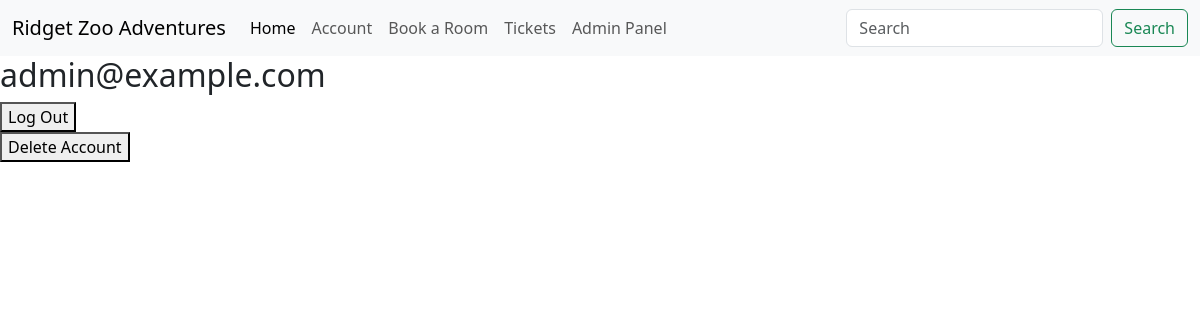
Page /account (signed in) on the earlier database version.
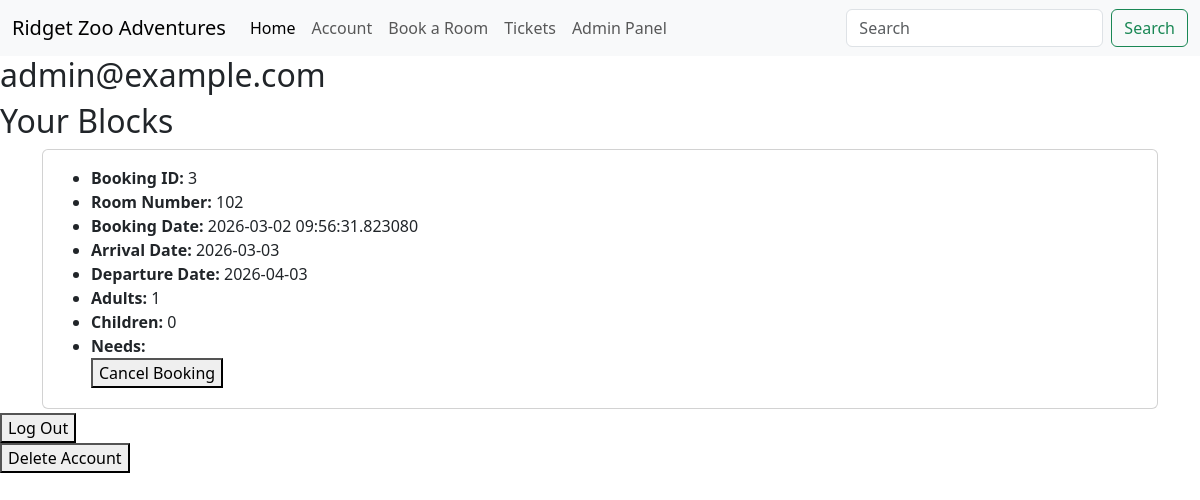
Same page on the later database version.
### database.py (models this page shows, shortened)
class User(db.Model, UserMixin):
    user_id = db.Column(db.Integer, primary_key=True)
    email = db.Column(db.String(120), unique=True, nullable=False)
    password = db.Column(db.String(128), nullable=False)
    send_email = db.Column(db.Boolean, default=True)
    is_admin = db.Column(db.Boolean, default=False)

class hotel_bookings(db.Model):
    booking_id = db.Column(db.Integer, primary_key=True)
    user_id = db.Column(db.Integer, db.ForeignKey('user.user_id'), nullable=False)
    room_id = db.Column(db.Integer, db.ForeignKey('rooms.room_id'), nullable=False)
    room_number = db.Column(db.String(50), nullable=False)
    booking_date = db.Column(db.String, nullable=False)
    check_in_date = db.Column(db.String, nullable=False)
    check_out_date = db.Column(db.String, nullable=False)
    adults = db.Column(db.Integer, nullable=False)
    children = db.Column(db.Integer, nullable=False)
    needs = db.Column(db.String(200), nullable=True)
    price = db.Column(db.Float, nullable=False)

### routes.py (the view)
@routes_blueprint.route('/account')
@login_required
def account():
    email = current_user.email
    user_bookings = hotel_bookings.query.filter_by(user_id=current_user.user_id).all()
    user_tickets = tickets.query.filter_by(user_id=current_user.user_id).all()
    return render_template('account.html', bookings=user_bookings, email=email, tickets=user_tickets)

### mock.py (called while the page is built)
@login_manager.user_loader
def load_user(user_id):
    return User.query.get(int(user_id))

### templates/account.html (shortened to what this page needs)
{% extends "base.html" %}
{% block content %}
<h2>{{ email }}</h2>
{% if bookings %}
{% if current_user.is_admin %}
    <h2>Your Blocks</h2>
{% endif %}
{% for booking in bookings %}
<div class="container mt-1">
    <div class="card mb-1">
        <div class="card-body">
            <ul class="mb-1">
                <form action="{{ url_for('routes.cancel_booking') }}" method="POST">
                <li><strong>Booking ID:</strong> {{ booking.booking_id }}</li>
                <li><strong>Room Number:</strong> {{ booking.room_number }}</li>
                <li><strong>Booking Date:</strong> {{ booking.booking_date }}</li>
                <li><strong>Arrival Date:</strong> {{ booking.check_in_date }}</li>
                <li><strong>Departure Date:</strong> {{ booking.check_out_date }}</li>
                <li><strong>Adults:</strong> {{ booking.adults }}</li>
                <li><strong>Children:</strong> {{ booking.children }}</li>
                <li><strong>Needs:</strong> {{ booking.needs }}</li>
                <button type="submit">Cancel Booking</button>
                </form>
            </ul>
        </div>
    </div>
</div>
{% endfor %}
{% endif %}
<form action="{{ url_for('routes.logout') }}" method="POST">
    <button type="submit">Log Out</button>
</form>
<form action="{{ url_for('routes.delete_account') }}" method="POST">
    <button type="submit">Delete Account</button>
</form>
{% endblock %}

### templates/base.html (shortened to what this page needs)
{% from 'bootstrap5/form.html' import render_form %}
<!DOCTYPE html>
<html lang="en">
<head>
    {{ bootstrap.load_css() }}
</head>
<body>
<nav class="navbar navbar-expand-lg navbar-light bg-light">
  <div class="container-fluid">
    <a class="navbar-brand" href="/">Ridget Zoo Adventures</a>
    <div class="collapse navbar-collapse" id="navbarSupportedContent">
      <ul class="navbar-nav me-auto mb-2 mb-lg-0">
        <li class="nav-item">
          <a class="nav-link active" aria-current="page" href="/">Home</a>
        </li>
        <li class="nav-item">
          <a class="nav-link" href="/account">Account</a>
        </li>
        <li class="nav-item">
          <a class="nav-link" href="/Roomsearch">Book a Room</a>
        </li>
        <li class="nav-item">
          <a class="nav-link" href="/tickets">Tickets</a>
        </li>
        {% if current_user.is_admin %}
        <li class="nav-item">
          <a class="nav-link" href="/admin">Admin Panel</a>
        </li>
        {% endif %}
      </ul>
      <form class="d-flex">
        <input class="form-control me-2" type="search" placeholder="Search" aria-label="Search">
        <button class="btn btn-outline-success" type="submit">Search</button>
      </form>
    </div>
  </div>
</nav>
{% block content %}{% endblock %}
</body>
</html>

Differences in the rows shown:
added hotel_bookings: booking_id "3", room_number "102", booking_date "2026-03-02 09:56:31.823080", check_in_date "2026-03-03", check_out_date "2026-04-03", adults "1", children "0"
Other differences:
text now shown: "Your Blocks"
